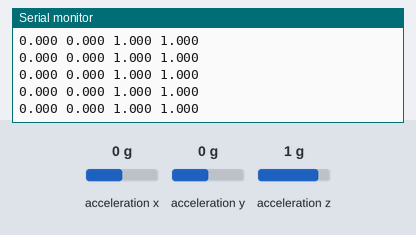
Simulated run of this sketch. Board: Arduino Uno, built with avr-gcc and run on an emulated ATmega328P. Parts: the last lines printed to the serial monitor. Wiring (inferred from the names in the program): ADXL345 accelerometer at I2C address 0x1D. The test bench sets the inputs (shaded band); at power-on: acceleration x 0 g, acceleration y 0 g, acceleration z 1 g.

Above: at 1.2 s.
1.3 s: acceleration x set to -1.4 g
At 1.34 s:
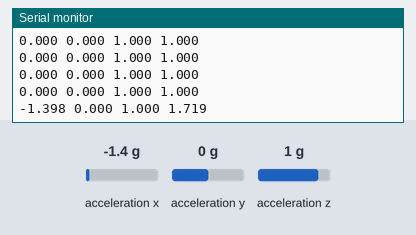
2.8 s: acceleration y set to -1.4 g
At 2.83 s:
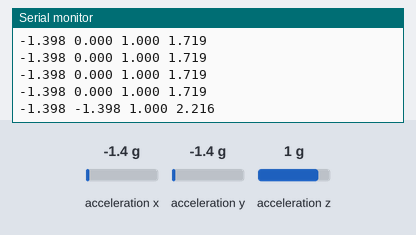
4.3 s: acceleration z set to -1.4 g
At 4.31 s:
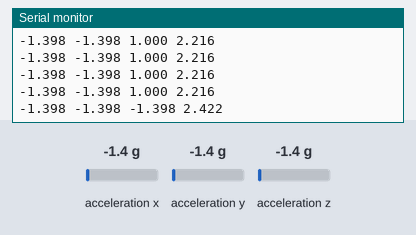
Timing chart, 0 to 7.3 s (numbered marks = the images above; inputs shaded):
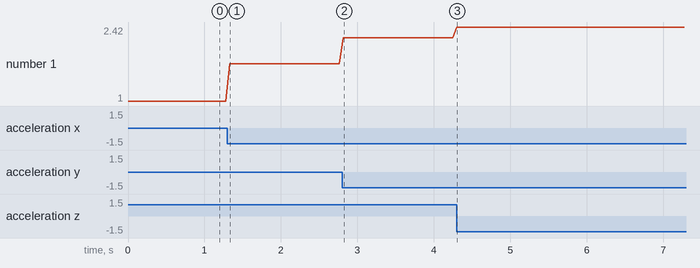

Measured:
- after the input at 1.3 s, the serial monitor: prints a new line at once (image 1)
- after the input at 2.8 s, the serial monitor: prints a new line at once (image 2)
- after the input at 4.3 s, the serial monitor: prints a new line at once (image 3)
- plotted number 1: 1 → 1.72 after the input at 1.3 s, 1.72 → 2.22 after the input at 2.8 s, 2.22 → 2.42 after the input at 4.3 s

The sketch:

03_accel.ino
```cpp
// Test 3: PmodACL accelerometer (ADXL345), no library needed.
// Expect: device id 0xE5, then |a| close to 1.00 g when still, higher when shaken.
// Open Tools -> Serial Plotter to see the line move.

#include <Wire.h>

uint8_t addr = 0;

void regWrite(uint8_t reg, uint8_t val) {
  Wire.beginTransmission(addr);
  Wire.write(reg);
  Wire.write(val);
  Wire.endTransmission();
}

bool present(uint8_t a) {
  Wire.beginTransmission(a);
  return Wire.endTransmission() == 0;
}

void setup() {
  Serial.begin(115200);
  Wire.begin();
  Wire.setWireTimeout(25000, true);
  digitalWrite(SDA, LOW);  // 3.3 V part: no 5 V pull-ups
  digitalWrite(SCL, LOW);
  if (present(0x1D)) addr = 0x1D;
  else if (present(0x53)) addr = 0x53;
  else {
    Serial.println(F("PmodACL not found at 0x1D or 0x53. Run test 2 first."));
    while (true) {}
  }
  Wire.beginTransmission(addr);
  Wire.write(0x00);  // DEVID
  Wire.endTransmission(false);
  Wire.requestFrom((int)addr, 1);
  Serial.print(F("PmodACL at 0x"));
  Serial.print(addr, HEX);
  Serial.print(F(", device id 0x"));
  Serial.println(Wire.read(), HEX);

  regWrite(0x2C, 0x0A);  // 100 Hz
  regWrite(0x31, 0x08);  // full resolution, +-2 g, 256 counts per g
  regWrite(0x2D, 0x08);  // measure
  Serial.println(F("ax_g ay_g az_g mag_g"));
}

void loop() {
  Wire.beginTransmission(addr);
  Wire.write(0x32);
  Wire.endTransmission(false);
  if (Wire.requestFrom((int)addr, 6) != 6) {
    Serial.println(F("read failed"));
    delay(500);
    return;
  }
  float g[3];
  for (uint8_t i = 0; i < 3; i++) {
    uint8_t lo = Wire.read();
    uint8_t hi = Wire.read();
    g[i] = (int16_t)((hi << 8) | lo) / 256.0;
  }
  float mag = sqrt(g[0] * g[0] + g[1] * g[1] + g[2] * g[2]);
  Serial.print(g[0], 3); Serial.print(' ');
  Serial.print(g[1], 3); Serial.print(' ');
  Serial.print(g[2], 3); Serial.print(' ');
  Serial.println(mag, 3);
  delay(50);
}
```
